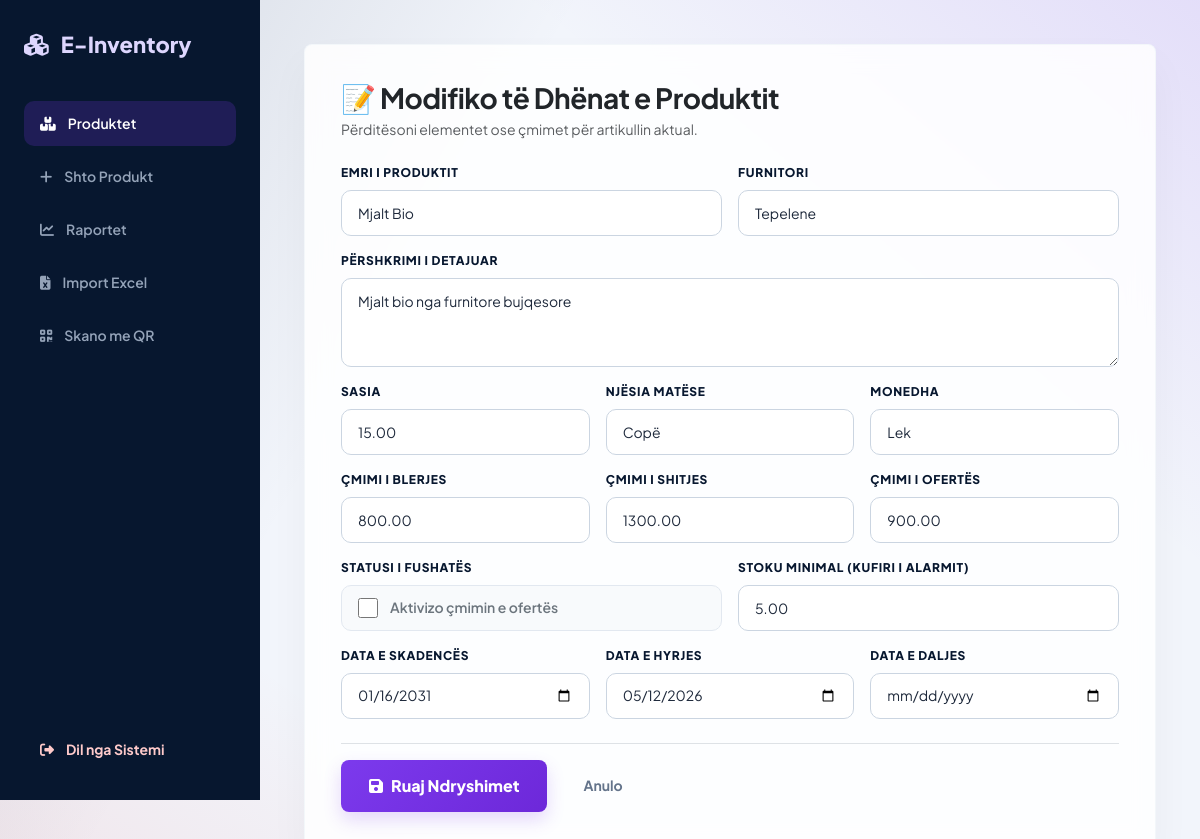
The page /produkti/7/modifiko/ (signed in) on the database its author committed.
### magazina/models.py (models this page shows, shortened)
class Produkti(models.Model):
    NJESIA_CHOICES = [
        ('KG', 'Kilogram'),
        ('L', 'Litër'),
        ('COPE', 'Copë'),
        ('KUTI', 'Kuti'),
    ]
    MONEDHA_CHOICES = [
        ('ALL', 'Lek'),
        ('EUR', 'Euro'),
        ('USD', 'Dollar'),
    ]
    emri = models.CharField(max_length=200)
    pershkrimi = models.TextField(blank=True, default='', validators=[validate_max_50_words])
    furnitori = models.CharField(max_length=200, blank=True, null=True)
    sasia = models.DecimalField(max_digits=10, decimal_places=3, default=0.000)
    njesia_matese = models.CharField(max_length=10, choices=NJESIA_CHOICES, default='COPE')
    monedha = models.CharField(max_length=3, choices=MONEDHA_CHOICES, default='ALL')
    cmimi_blerjes = models.DecimalField(max_digits=10, decimal_places=3)
    cmimi_shitjes = models.DecimalField(max_digits=10, decimal_places=3)
    ne_oferte = models.BooleanField(default=False)
    cmimi_ofertes = models.DecimalField(max_digits=10, decimal_places=3, null=True, blank=True)
    stoku_minimal = models.DecimalField(max_digits=10, decimal_places=3, default=5.000)
    data_skadences = models.DateField(null=True, blank=True)
    data_hyrjes = models.DateField(null=True, blank=True)
    data_daljes = models.DateField(null=True, blank=True)
    qr_code = models.ImageField(upload_to='qr_codes/', blank=True)
    krijuar_nga = models.ForeignKey(User, on_delete=models.SET_NULL, null=True, blank=True)
    krijuar_me = models.DateTimeField(auto_now_add=True)
    class Meta:
        verbose_name = 'Produkt'
        verbose_name_plural = 'Produkte'

### magazina/views.py (the view)
# urls.py: path('produkti/<int:produkt_id>/modifiko/', views.modifiko_produktin, name='modifiko_produktin'),
@login_required
def modifiko_produktin(request, produkt_id):
    produkt = get_object_or_404(produktet_e_perdoruesit(request.user), id=produkt_id)
    if request.method == 'POST':
        forma = ProduktiForm(request.POST, instance=produkt)
        if forma.is_valid():
            forma.save()
            messages.success(request, f"Produkti '{produkt.emri}' u modifikua me sukses!")
            return redirect('home')  # Ose 'lista_produkteve' nëse rruga jote quhet ashtu
    else:
        forma = ProduktiForm(instance=produkt)
    return render(request, 'magazina/modifiko_produktin.html', {'forma': forma, 'produkt': produkt})

### magazina/views.py (called while the page is built)
def produktet_e_perdoruesit(user):
    return Produkti.objects.filter(krijuar_nga=user)

### magazina/templates/magazina/modifiko_produktin.html (shortened to what this page needs)
<!DOCTYPE html>
<html lang="sq">
<head>
    <link href="https://cdn.jsdelivr.net/npm/bootstrap@5.3.0/dist/css/bootstrap.min.css" rel="stylesheet">
    <link rel="stylesheet" href="https://cdnjs.cloudflare.com/ajax/libs/font-awesome/6.4.0/css/all.min.css">
</head>
<body>
    <div class="sidebar">
        <div>
            <div class="brand"><i class="fa-solid fa-cubes"></i> E-Inventory</div>
            <ul class="sidebar-menu">
                <li><a href="{% url 'home' %}" class="active"><i class="fa-solid fa-boxes-stacked"></i> Produktet</a></li>
                <li><a href="{% url 'shto_produkt' %}"><i class="fa-solid fa-plus"></i> Shto Produkt</a></li>
                <li><a href="{% url 'raportet' %}"><i class="fa-solid fa-chart-line"></i> Raportet</a></li>
                <li><a href="{% url 'importo_excel' %}"><i class="fa-solid fa-file-excel"></i> Import Excel</a></li>
                <li><a href="{% url 'skaner' %}"><i class="fa-solid fa-qrcode"></i> Skano me QR</a></li>
            </ul>
        </div>
        <div>
            <form method="post" action="{% url 'logout' %}">
                <button type="submit" class="logout-btn"><i class="fa-solid fa-right-from-bracket"></i> Dil nga Sistemi</button>
            </form>
        </div>
    </div>
    <div class="main-content">
        <div class="content-card">
            <div class="mb-4">
                <h1 class="h3 fw-bold text-dark mb-1" style="letter-spacing: -0.5px;">📝 Modifiko të Dhënat e Produktit</h1>
                <p class="text-muted small mb-0">Përditësoni elementet ose çmimet për artikullin aktual.</p>
            </div>
            <form method="post">
                <div class="row g-3">
                    <div class="col-md-6">
                        <label class="form-label" for="id_emri">Emri i Produktit</label>
                        {{ forma.emri }}
                    </div>
                    <div class="col-md-6">
                        <label class="form-label" for="id_furnitori">Furnitori</label>
                        {{ forma.furnitori }}
                    </div>
                    <div class="col-12">
                        <label class="form-label" for="id_pershkrimi">Përshkrimi i Detajuar</label>
                        {{ forma.pershkrimi }}
                    </div>
                    <div class="col-md-4">
                        <label class="form-label" for="id_sasia">Sasia</label>
                        {{ forma.sasia }}
                    </div>
                    <div class="col-md-4">
                        <label class="form-label" for="id_njesia_matese">Njësia Matëse</label>
                        {{ forma.njesia_matese }}
                    </div>
                    <div class="col-md-4">
                        <label class="form-label" for="id_monedha">Monedha</label>
                        {{ forma.monedha }}
                    </div>
                    <div class="col-md-4">
                        <label class="form-label" for="id_cmimi_blerjes">Çmimi i Blerjes</label>
                        {{ forma.cmimi_blerjes }}
                    </div>
                    <div class="col-md-4">
                        <label class="form-label" for="id_cmimi_shitjes">Çmimi i Shitjes</label>
                        {{ forma.cmimi_shitjes }}
                    </div>
                    <div class="col-md-4">
                        <label class="form-label" for="id_cmimi_ofertes">Çmimi i Ofertës</label>
                        {{ forma.cmimi_ofertes }}
                    </div>
                    <div class="col-md-6">
                        <label class="form-label" for="id_manual_ne_oferte">Statusi i Fushatës</label>
                        <div class="oferta-box">
                            <input type="checkbox" name="ne_oferte" id="id_manual_ne_oferte" {% if forma.ne_oferte.value %}checked{% endif %}>
                            <label class="fw-semibold text-secondary small mb-0" style="user-select: none; cursor: pointer;" for="id_manual_ne_oferte">Aktivizo çmimin e ofertës</label>
                        </div>
                    </div>
                    <div class="col-md-6">
                        <label class="form-label" for="id_manual_stoku_minimal">Stoku Minimal (Kufiri i Alarmit)</label>
                        {{ forma.stoku_minimal }}
                    </div>
                    <div class="col-md-4">
                        <label class="form-label" for="id_data_skadences">Data e Skadencës</label>
                        {{ forma.data_skadences }}
                    </div>
                    <div class="col-md-4">
                        <label class="form-label" for="id_data_hyrjes">Data e Hyrjes</label>
                        {{ forma.data_hyrjes }}
                    </div>
                    <div class="col-md-4">
                        <label class="form-label" for="id_data_daljes">Data e Daljes</label>
                        {{ forma.data_daljes }}
                    </div>
                </div>
                <div class="d-flex align-items-center gap-3 mt-4 pt-3 border-top">
                    <button type="submit" class="btn-save"><i class="fa-solid fa-floppy-disk"></i> Ruaj Ndryshimet</button>
                    <a href="{% url 'home' %}" class="btn-cancel">Anulo</a>
                </div>
            </form>
        </div>
    </div>
</body>
</html>

### magazina/templates/magazina/modifiko_produktin.html (style rules this page uses)
.content-card { background: rgba(255, 255, 255, 0.85) !important; backdrop-filter: blur(12px) !important; -webkit-backdrop-filter: blur(12px) !important; border: 1px solid rgba(241, 245, 249, 0.8) !important; box-shadow: 0 20px 40px rgba(15, 23, 42, 0.04) !important; transition: transform 0.3s ease, box-shadow 0.3s ease !important; }
:root { --primary: #7c3aed; --primary-hover: #6d28d9; --danger: #dc2626; --dark-bg: #07172f; --sidebar-bg: #07172f; --light-bg: #f2f5fb; --border-color: #cbd5e1; }
body { font-family: 'Plus Jakarta Sans', sans-serif; background: linear-gradient(120deg, rgba(11, 31, 63, 0.13), transparent 34%), linear-gradient(220deg, rgba(124, 58, 237, 0.12), transparent 30%), linear-gradient(35deg, rgba(220, 38, 38, 0.08), transparent 24%), var(--light-bg); color: #101827; margin: 0; padding: 0; display: flex; }
.sidebar { width: 260px; height: 100vh; background: var(--sidebar-bg); position: fixed; top: 0; left: 0; color: white; padding: 28px 24px; display: flex; flex-direction: column; justify-content: space-between; z-index: 1000; }
.brand { font-size: 22px; font-weight: 800; color: #ddd6fe; letter-spacing: 0; display: flex; align-items: center; gap: 12px; margin-bottom: 40px; }
.sidebar-menu { list-style: none; padding: 0; margin: 0; }
.sidebar-menu li { margin-bottom: 8px; }
.sidebar-menu a { color: #94a3b8; text-decoration: none; padding: 12px 16px; border-radius: 10px; display: flex; align-items: center; gap: 12px; font-weight: 600; font-size: 14px; transition: all 0.25s ease; }
.sidebar-menu a:hover, .sidebar-menu a.active { background: rgba(124, 58, 237, 0.2); color: #ffffff; }
.main-content { margin-left: 260px; width: calc(100% - 260px); padding: 44px; min-height: 100vh; box-sizing: border-box; }
.content-card { background: white; border-radius: 8px; box-shadow: 0 18px 38px rgba(15, 23, 42, 0.06); border: 1px solid #d8deea; padding: 36px; max-width: 900px; margin: 0 auto; }
.form-label { font-weight: 800; color: #07172f; font-size: 12px; margin-bottom: 8px; display: block; text-transform: uppercase; letter-spacing: .06em; }
input, select, textarea, input[type="text"], input[type="number"], input[type="date"] { display: block !important; width: 100% !important; height: 46px !important; border-radius: 10px !important; padding: 12px 16px !important; border: 1px solid var(--border-color) !important; font-size: 14px !important; color: #1e293b !important; background-color: #ffffff !important; transition: all 0.15s ease-in-out !important; box-sizing: border-box !important; }
textarea { height: auto !important; }
.oferta-box { display: flex !important; align-items: center !important; gap: 12px !important; background: #f8fafc !important; border: 1px solid #e2e8f0 !important; padding: 12px 16px !important; border-radius: 10px !important; height: 46px !important; box-sizing: border-box !important; }
.oferta-box input[type="checkbox"] { width: 20px !important; height: 20px !important; margin: 0 !important; cursor: pointer !important; display: inline-block !important; }
.btn-save { background: linear-gradient(135deg, var(--primary) 0%, var(--primary-hover) 100%) !important; color: white !important; font-weight: 800; padding: 14px 28px; border-radius: 8px; border: none; box-shadow: 0 8px 18px rgba(124, 58, 237, 0.2); transition: all 0.2s ease; display: inline-flex; align-items: center; gap: 8px; }
.btn-cancel { color: #64748b; text-decoration: none; font-weight: 700; font-size: 14px; padding: 14px 20px; transition: color 0.2s; }
.logout-btn { background: none; border: none; color: #fecaca; width: 100%; text-align: left; padding: 12px 16px; display: flex; align-items: center; gap: 12px; font-weight: 700; font-size: 14px; cursor: pointer; }

### rows shown on the page
Produkti: emri "Mjalt Bio", furnitori "Tepelene", pershkrimi "Mjalt bio nga furnitore bujqesore", sasia "15.00", njesia_matese "Copë", monedha "Lek", cmimi_blerjes "800.00", cmimi_shitjes "1300.00", cmimi_ofertes "900.00", stoku_minimal "5.00", data_skadences "01/16/2031", data_hyrjes "05/12/2026"
